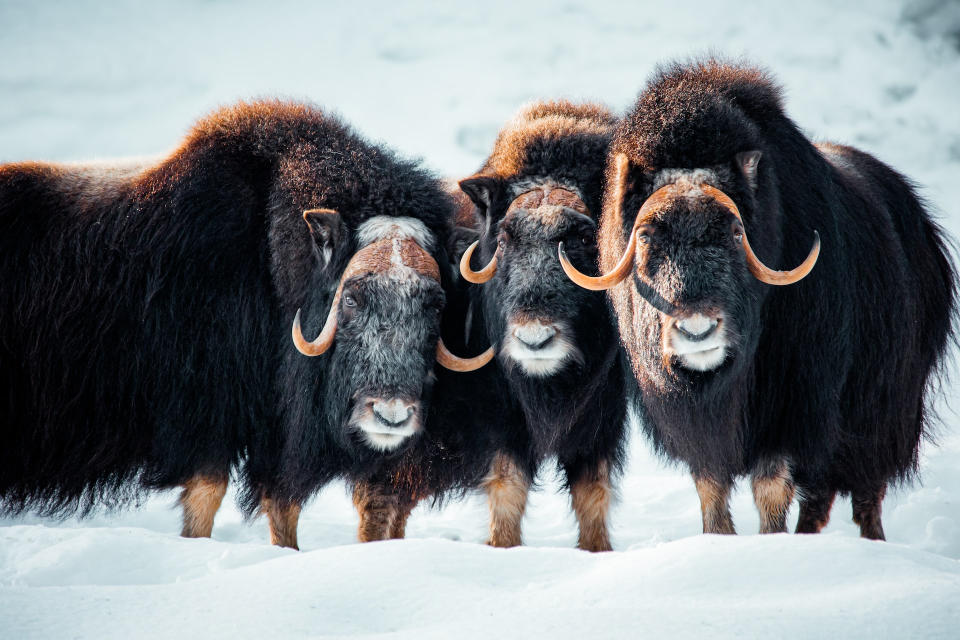
#> input picture 01.jpg, 1920 x 1280 px, given as the content of the folder F:/images/original/, which was not available (shown at 1/2 size)
$ python images.py
#> lines starting #> are read from the running program, lines starting #| are printed output that depends on the picture; pictures that were not available may be replaced by others from this repository, and a replacement may not be noted
#> in generate_image, image is the input picture: PIL image 1920x1280 RGB; mean R, G, B 121.3, 125.6, 128.3
import os

from PIL import Image, ImageDraw, ImageFont, ImageEnhance, ImageColor

def image_resize_crop(image, new_w, new_h):
#> called with new_w = 800, new_h = 600
    w, h = image.size
#> w = 1920; h = 1280
    if w < h: image = image.resize((new_w, int(h * new_w/w)))
    else: image = image.resize((int(w * new_h/h), new_h))
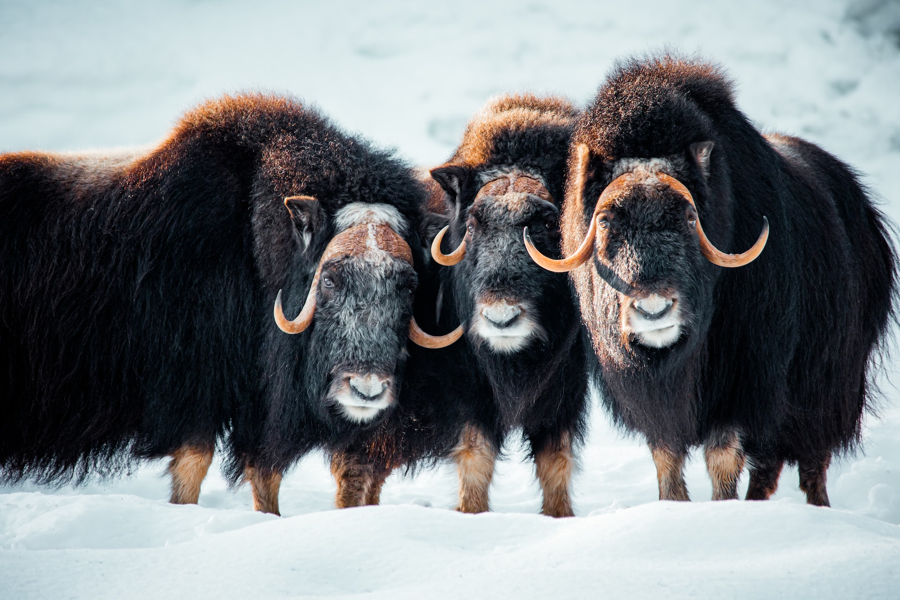
#> image: PIL image 900x600 RGB; mean R, G, B 121.3, 125.6, 128.3

    w, h = image.size
#> w = 900; h = 600
    if w < new_w or h < new_h:
        if w > h: image = image.resize((new_w, int(h * new_w/w)))
        else: image = image.resize((int(w * new_h/h), new_h))

    w, h = image.size
    image = image.crop((w//2-new_w//2, h//2-new_h//2, w//2+new_w//2, h//2+new_h//2))
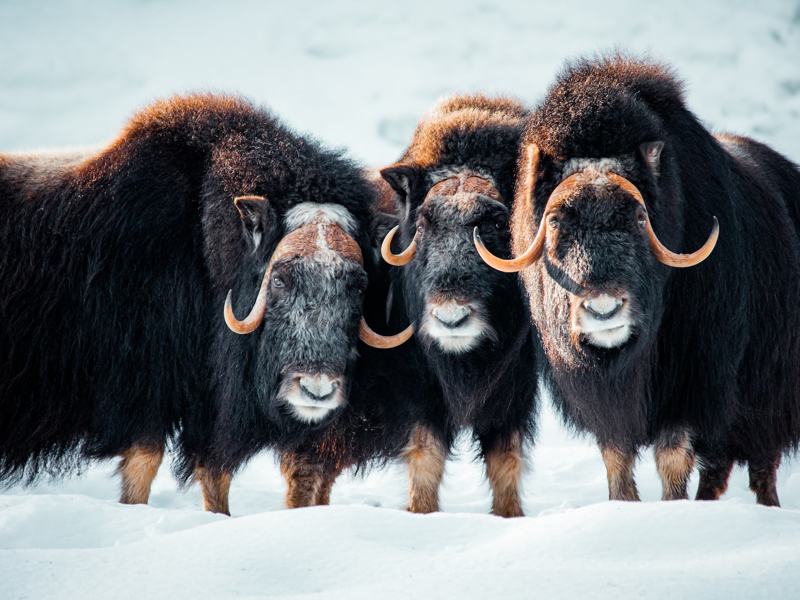
#> image: PIL image 800x600 RGB; mean R, G, B 121.4, 124.8, 127.3

    return image


def generate_image(filename, new_w, new_h):
    image = Image.open(f'F:\\images\\original\\{filename}')
    # image = Image.open('01.jpg')

    folder_path = f'F:\\images\\{new_w}x{new_h}\\'
    # folder_path = f'images\\{new_w}x{new_h}\\'
    if not os.path.exists(folder_path): os.makedirs(folder_path)

    image = image_resize_crop(image, new_w, new_h)

    export_name = filename.replace('.', f'-{new_w}x{new_h}.')
    image.save(f'{folder_path}/{export_name}')


def generate_images():
    for filename in os.listdir('F:\\images\\original\\'):
        try: generate_image(filename, 800, 600)
        except: print(filename)
        try: generate_image(filename, 1000, 1500)
#> call 2 of image_resize_crop, with new_w = 1000, new_h = 1500
#> in image_resize_crop (call 2), `image = image.crop((w//2-new_w//2, h//2-new_h//2, w//2+new_w//2, h//2+..`:
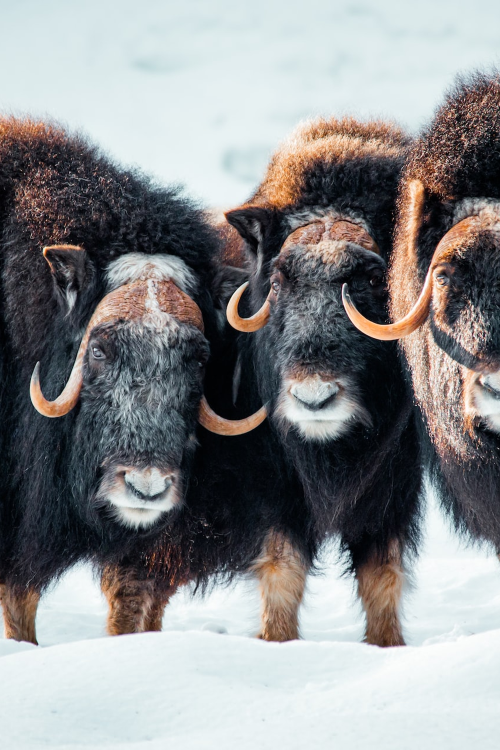
#> image: PIL image 1000x1500 RGB (shown at 1/2 size); mean R, G, B 138.5, 139.6, 140.9
        except: print(filename)
        try: generate_image(filename, 1920, 1080)
#> call 3 of image_resize_crop, with new_w = 1920, new_h = 1080
#> in image_resize_crop (call 3), `image = image.crop((w//2-new_w//2, h//2-new_h//2, w//2+new_w//2, h//2+..`:
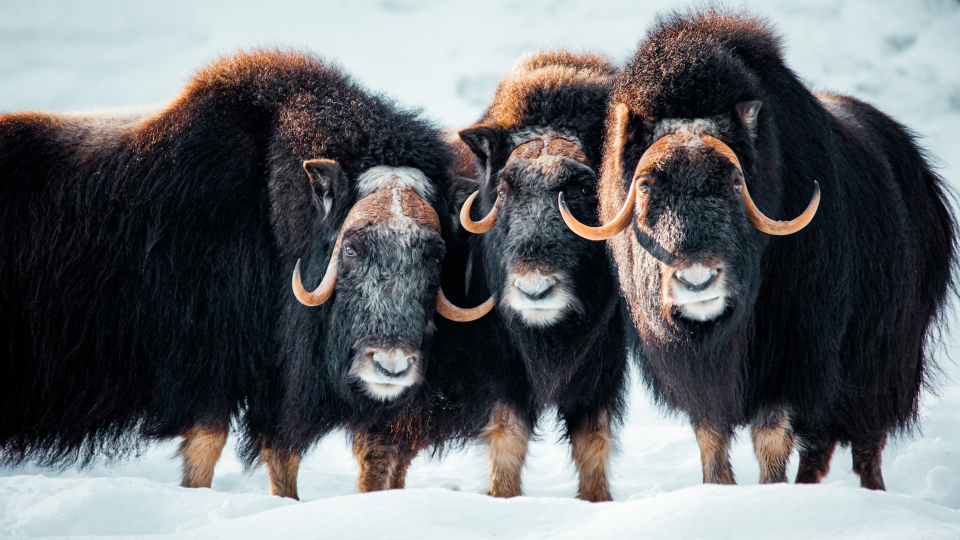
#> image: PIL image 1920x1080 RGB (shown at 1/2 size); mean R, G, B 104.8, 107.1, 109.8
        except: print(filename)

generate_images()
